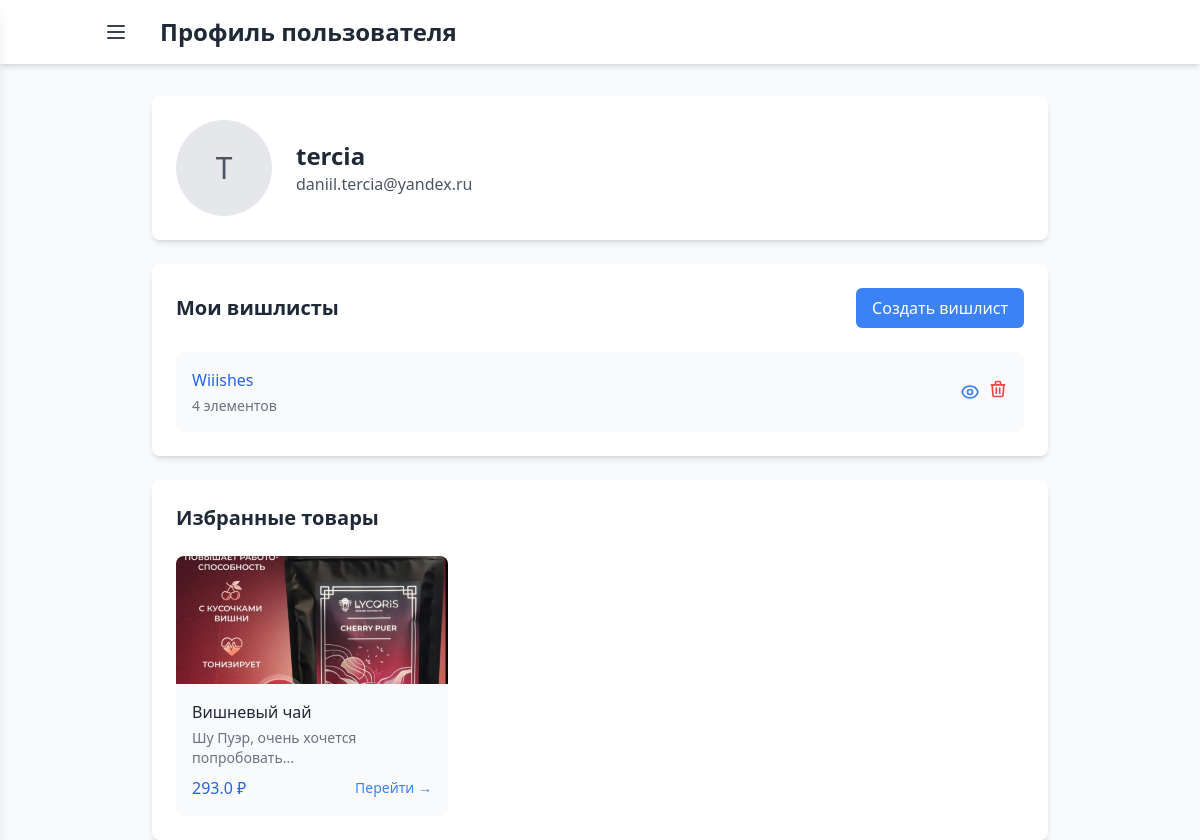
/profile/ (signed in), run on the app's committed database.
### wishlist/models.py (models this page shows, shortened)
class Wishlist(models.Model):
    user = models.ForeignKey(User, on_delete=models.CASCADE)
    title = models.CharField(max_length=200)
    description = models.TextField()
    created_at = models.DateTimeField(auto_now_add=True)
    likes = models.IntegerField(default=0)

class WishFav(models.Model):
    wish = models.ForeignKey(Wish, on_delete=models.CASCADE)
    user = models.ForeignKey(User, on_delete=models.CASCADE)
    created_at = models.DateTimeField(auto_now_add=True)
    class Meta:
        unique_together = ('wish', 'user')

class Wish(models.Model):
    wishlist = models.ForeignKey(Wishlist, on_delete=models.CASCADE)
    item_name = models.CharField(max_length=200)
    item_description = models.TextField()
    item_url = models.URLField()
    item_price = models.FloatField()
    item_image = models.ImageField(upload_to="images/", null=True, blank=True)
    created_at = models.DateTimeField(auto_now_add=True)

### wishlist/views.py (the view)
# urls.py: path('profile/', views.profile, name='profile'),
@login_required
def profile(request):
    user = request.user
    wishlists = Wishlist.objects.filter(user=user)
    wishfavs = WishFav.objects.filter(user=user)
    context = {
        "user": user,
        "wishlists": wishlists,
        "favorite_items": wishfavs
    }
    return render(request, "profile.html", context)

### wishlist/templates/profile.html (shortened to what this page needs)
{% extends 'base.html' %}
{% block header %}
<h1 class="text-2xl font-bold text-gray-800">Профиль пользователя</h1>
{% endblock %}
{% block content %}
<div class="max-w-4xl mx-auto bg-white rounded-lg shadow-md overflow-hidden mb-6">
    <div class="p-6">
        <div class="flex items-center space-x-6">
            <div class="h-24 w-24 rounded-full bg-gray-200 flex items-center justify-center">
                <span class="text-3xl text-gray-600">{{ user.username|first|upper }}</span>
            </div>
            <div>
                <h1 class="text-2xl font-bold text-gray-800">{{ user.username }}</h1>
                <p class="text-gray-600">{{ user.email }}</p>
            </div>
        </div>
    </div>
</div>
<div class="max-w-4xl mx-auto bg-white rounded-lg shadow-md overflow-hidden mb-6">
    <div class="p-6">
        <div class="flex justify-between items-center mb-6">
            <h2 class="text-xl font-semibold text-gray-800">Мои вишлисты</h2>
            <a href="{% url 'create_wishlist' %}" class="bg-blue-500 hover:bg-blue-600 text-white px-4 py-2 rounded-md transition duration-300">
                Создать вишлист
            </a>
        </div>
        <div class="space-y-4">
            {% for wishlist in wishlists %}
            <div class="flex items-center justify-between bg-gray-50 rounded-lg p-4 hover:bg-gray-100 transition duration-200">
                <div class="flex items-center space-x-4">
                    <div class="flex-1">
                        <a href="{% url 'wishlist_detail' wishlist.id %}" class="font-medium text-blue-600 hover:text-blue-800 transition duration-300">
                            {{ wishlist.title }}
                        </a>
                        <p class="text-sm text-gray-500 mt-1">{{ wishlist.wish_set.count }} элементов</p>
                    </div>
                </div>
                {% if user == request.user %}
                <div class="flex items-center space-x-2">
                    <a href="{% url 'wishlist_detail' wishlist.id %}" class="text-blue-500 hover:text-blue-700">
                    </a>
                    <form method="post" action="{% url 'delete_wishlist' wishlist.id %}" class="inline" onsubmit="return confirm('Удалить этот вишлист?');">
                        <button type="submit" class="text-red-500 hover:text-red-700">
                            <svg class="w-5 h-5" fill="none" stroke="currentColor" viewBox="0 0 24 24">
                                <path stroke-linecap="round" stroke-linejoin="round" stroke-width="2" d="M19 7l-.867 12.142A2 2 0 0116.138 21H7.862a2 2 0 01-1.995-1.858L5 7m5 4v6m4-6v6m1-10V4a1 1 0 00-1-1h-4a1 1 0 00-1 1v3M4 7h16"/>
                            </svg>
                        </button>
                    </form>
                </div>
                {% endif %}
            </div>
            {% endfor %}
        </div>
    </div>
</div>
<div class="max-w-4xl mx-auto bg-white rounded-lg shadow-md overflow-hidden">
    <div class="p-6">
        <h2 class="text-xl font-semibold text-gray-800 mb-6">Избранные товары</h2>
        <div class="grid grid-cols-1 sm:grid-cols-2 md:grid-cols-3 gap-4">
            {% for fav in favorite_items %}
            <div class="bg-gray-50 rounded-lg overflow-hidden hover:shadow-md transition-shadow duration-200">
                {% if fav.wish.item_image %}
                <img src="{{ fav.wish.item_image.url }}" alt="{{ fav.wish.item_name }}"
                     class="w-full h-32 object-cover">
                {% endif %}
                <div class="p-4">
                    <h3 class="font-medium text-gray-800 mb-1 truncate">{{ fav.wish.item_name }}</h3>
                    <p class="text-sm text-gray-500 mb-2 line-clamp-2">{{ fav.wish.item_description }}</p>
                    <div class="flex justify-between items-center">
                        <span class="text-blue-600 font-medium">{{ fav.wish.item_price }} ₽</span>
                        <a href="{% url 'wishlist_detail' fav.wish.wishlist.id %}"
                           class="text-sm text-blue-500 hover:text-blue-700 transition-colors duration-200">
                            Перейти →
                        </a>
                    </div>
                </div>
            </div>
            {% empty %}
            <div class="col-span-3 text-center py-8">
                <p class="text-gray-500">У вас пока нет избранных товаров</p>
                <p class="text-sm text-gray-400 mt-2">Добавляйте товары в избранное, нажимая на кнопку ❤️ в карточках товаров</p>
            </div>
            {% endfor %}
        </div>
    </div>
</div>
{% endblock %}

### data on the page
Wishlist: title "Wiiishes", wish_set.count "4"
WishFav: wish.item_image (picture), wish.item_name "Вишневый чай", wish.item_description "Шу Пуэр, очень хочется попробовать...", wish.item_price "293.0"

### other printed values
{{ user.username|first|upper }} "T"
{{ user.username }} "tercia"
{{ user.email }} "daniil.tercia@yandex.ru"
